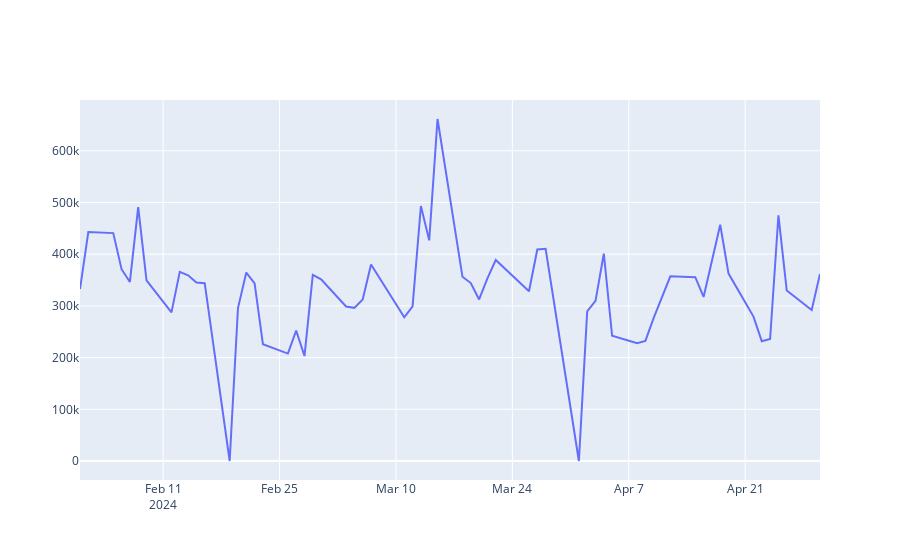

The code cell stored with this chart in its notebook:
### Markdown cell above
# Volume Bought and Sold and Concept of Over-Selling and Under-Selling

### Code cell
plt.figure(figsize = (18, 9))
sb.lineplot(data = data, x = 'Date', y = 'Volume')
plt.grid(True)
plt.title('Nifty 7 Volume Traded [1 Feb 2024 - 1 May 2024]')
plt.show()


fig = go.Figure([go.Scatter(x=data.index, y=data['Volume'])])
fig.show()
